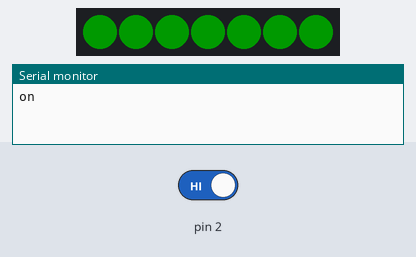
The sketch below on a simulated Arduino Uno, built with avr-gcc and run on an emulated ATmega328P. Parts: 7 RGB LEDs in strip order, left to right, the last lines printed to the serial monitor. The inputs (shaded band) are chosen by the test bench; at power-on: pin 2 HIGH. Dim RGB values are drawn brighter than linear.

Above: at 1.2 s.
1.3 s: pin 2 driven LOW
At 2.2 s:
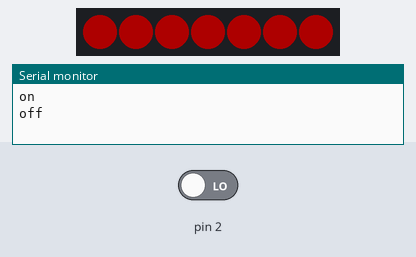
2.8 s: pin 2 driven HIGH
At 3.6 s:
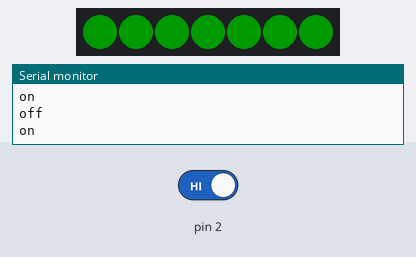
Timing chart, 0 to 5.8 s (numbered marks = the images above; inputs shaded):
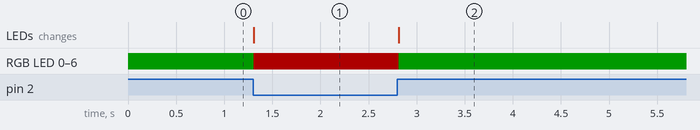

The sketch:

spacestate.ino
```cpp
#include <FastLED.h>

#define NUM_LEDS 7
#define LED_PIN 0

CRGB leds [NUM_LEDS];

void setup() {
  pinMode(2, INPUT);
  Serial.begin(115200);
  FastLED.addLeds<WS2812B, LED_PIN, GRB>(leds, NUM_LEDS);
  FastLED.setBrightness(50);
}


void loop () {
    static bool oldstate = !digitalRead(2);

    bool state = digitalRead(2);

    if (state != oldstate) {
        Serial.println(state ? "on" : "off");
    }

    if (state == 0) {
      fill_solid(leds, NUM_LEDS, CRGB::Red);
      FastLED.show();
    }

    if (state == 1) {
      fill_solid(leds, NUM_LEDS, CRGB::Green);
      FastLED.show();
    }

    oldstate = state;
    delay(100);
}
```

Measured:
- after the input at 1.3 s, RGB LED 0–6: RGB(0, 25, 0) → RGB(50, 0, 0) at once; the LEDs: change at once (image 1)
- after the input at 2.8 s, RGB LED 0–6: RGB(50, 0, 0) → RGB(0, 25, 0) at once; the LEDs: change at once (image 2)
